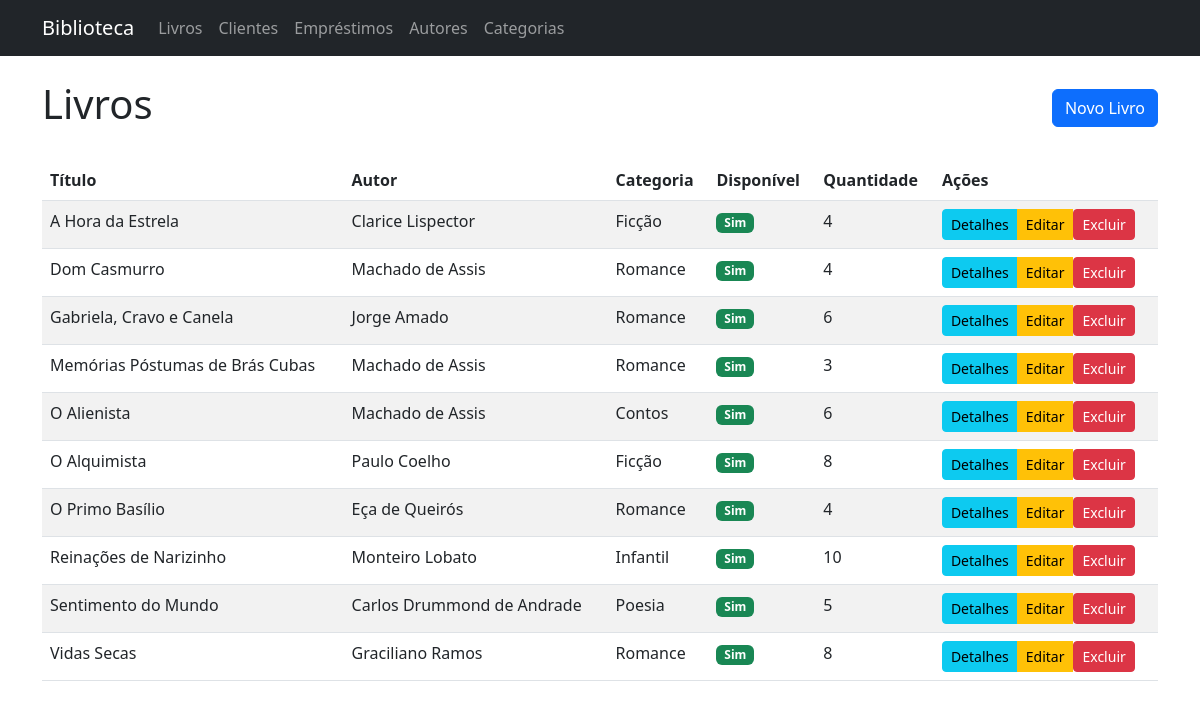
/books/, run on an earlier commit of the app's database.
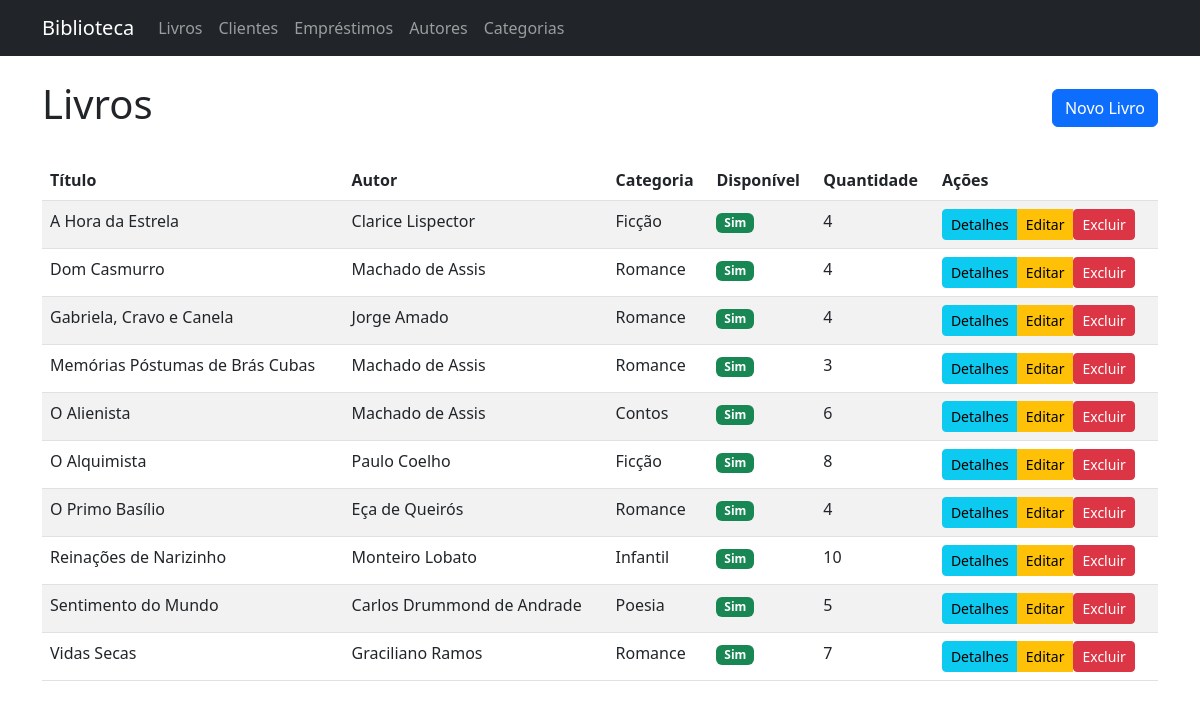
And on a later commit of the database.
### app/models/entities/book.py (models this page shows, shortened)
class Book(db.Model):
    __tablename__ = 'books'
    id = db.Column(db.Integer, primary_key=True)
    name = db.Column(db.String(100), nullable=False)
    description = db.Column(db.Text)
    quantity = db.Column(db.Integer, default=1)
    id_author = db.Column(db.Integer, db.ForeignKey('authors.id'))
    id_category = db.Column(db.Integer, db.ForeignKey('categories.id'))
    loans = db.relationship('BookLoan', backref='book', lazy=True)
    @property
    def is_available(self):
        return self.quantity > 0

### app/models/entities/author.py (models this page shows, shortened)
class Author(db.Model):
    __tablename__ = 'authors'
    id = db.Column(db.Integer, primary_key=True)
    name = db.Column(db.String(100), nullable=False)
    biography = db.Column(db.Text)
    books = db.relationship('Book', backref='author', lazy=True)

### app/models/entities/category.py (models this page shows, shortened)
class Category(db.Model):
    __tablename__ = 'categories'
    id = db.Column(db.Integer, primary_key=True)
    name = db.Column(db.String(50), nullable=False, unique=True)
    books = db.relationship('Book', backref='category', lazy=True)

### app/controllers/book_controller.py (the view)
@book_bp.route('/')
def index():
    books = BookService.get_all_books()
    return render_template('books/index.html', books=books)

### app/repositories/book_repository.py (called while the page is built)
    @staticmethod
    def get_all():
        return Book.query.order_by(Book.name).all()

### app/services/book_service.py (called while the page is built)
    @staticmethod
    def get_all_books():
        return BookRepository.get_all()

### app/templates/books/index.html (shortened to what this page needs)
{% extends "base.html" %}
{% block content %}
<div class="d-flex justify-content-between align-items-center mb-4">
    <h1>Livros</h1>
    <a href="{{ url_for('book_controller.create') }}" class="btn btn-primary">Novo Livro</a>
</div>
<div class="table-responsive">
    <table class="table table-striped table-hover">
        <thead>
            <tr>
                <th>Título</th>
                <th>Autor</th>
                <th>Categoria</th>
                <th>Disponível</th>
                <th>Quantidade</th>
                <th>Ações</th>
            </tr>
        </thead>
        <tbody>
            {% for book in books %}
            <tr>
                <td>{{ book.name }}</td>
                <td>{{ book.author.name }}</td>
                <td>{{ book.category.name }}</td>
                <td>
                    {% if book.is_available %}
                    <span class="badge bg-success">Sim</span>
                    {% else %}
                    <span class="badge bg-danger">Não</span>
                    {% endif %}
                </td>
                <td>{{ book.quantity }}</td>
                <td>
                    <div class="btn-group" role="group">
                        <a href="{{ url_for('book_controller.show', id=book.id) }}" class="btn btn-info btn-sm">Detalhes</a>
                        <a href="{{ url_for('book_controller.edit', id=book.id) }}" class="btn btn-warning btn-sm">Editar</a>
                        <form action="{{ url_for('book_controller.delete', id=book.id) }}" method="POST" style="display:inline;" onsubmit="return confirm('Tem certeza que deseja excluir este livro?');">
                            <button type="submit" class="btn btn-danger btn-sm">Excluir</button>
                        </form>
                    </div>
                </td>
            </tr>
            {% endfor %}
        </tbody>
    </table>
</div>
{% endblock %}

What changed in the data, as far as the page shows it:
changed Book "Gabriela, Cravo e Canela": quantity "6" → "4"
changed Book "Vidas Secas": quantity "8" → "7"
